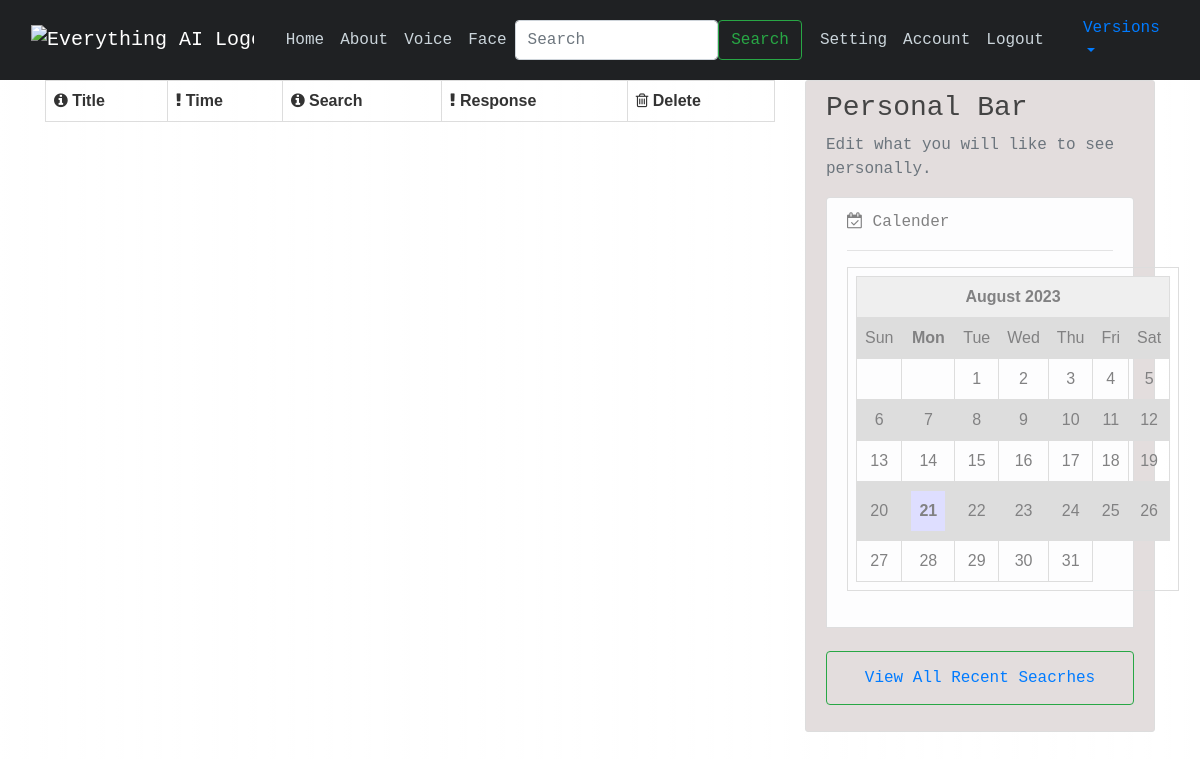
The app's page /achive (signed in), older data.
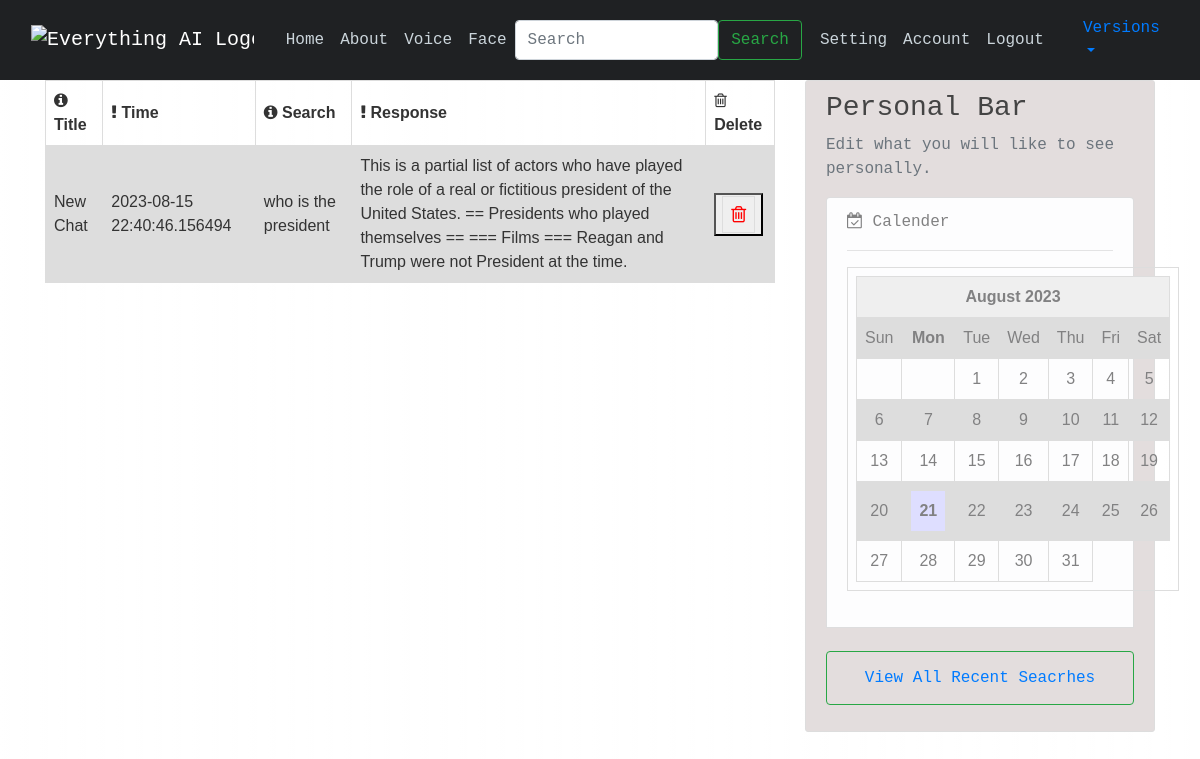
The same page, newer data.
### models.py (models this page shows, shortened)
class ChatPost(db.Model,  UserMixin):
    id = db.Column(db.Integer, primary_key=True)
    title = db.Column(db.String(60), default="New Chat", nullable=False)
    time_posted = db.Column(db.DateTime, nullable=False, default=datetime.utcnow)
    content_me = db.Column(db.Text, nullable=False)  # Fixed column name
    content_ai = db.Column(db.Text, nullable=False)  # Fixed column name
    user_id = db.Column(db.Integer, db.ForeignKey('user.id'), nullable=False)

### route.py (the view)
@login_required
@app.route("/achive", methods=['GET', 'POST'])
def achive():
    data = []
    user_id = current_user.get_id()
    archived_data = ChatPost.query.filter_by(id=user_id).all()
    for make in archived_data:
        data.append(make)
    return render_template("archive.html", post = data)

### models.py (called while the page is built)
@login_manager.user_loader
def load_user(user_id):
    return User.query.get(int(user_id))

### templates/archive.html (shortened to what this page needs)
{% extends 'base.html' %}
{% block content%}
    <div>
      <table>
        <tr>
          <th> <i class="fa fa-info-circle" aria-hidden="true"></i> Title</th>
          <th> <i class="fa fa-exclamation" aria-hidden="true"></i> Time </th>
          <th> <i class="fa fa-info-circle" aria-hidden="true"></i> Search</th>
          <th> <i class="fa fa-exclamation" aria-hidden="true"></i> Response</th>
          <th><i class="fa fa-trash-o" aria-hidden="true"></i> Delete  </th>
        </tr>
        {% for i in post %}
        <tr>
          <td> {{i.title}}</td>
          <td> {{i.time_posted}}</td>
          <td> {{i.content_me }}</td>
          <td> {{i.content_ai}}</td>
          <td>
            <form action="{{ url_for('deletearchive')}}" method="post">
              <button type = 'submit'><a href="{{ url_for('deletearchive')}}"> <i class="fa fa-trash-o" aria-hidden="true" style="color: red; font-size: 19px;border: 1px solid #dddddd; text-align: left;
                padding: 8px;"></i></a> </button>
            </form></td>
        </tr>
        {% endfor %}
     </table>
    </div>
{% endblock %}

### templates/base.html (shortened to what this page needs)
<!doctype html>
<html lang="en">
  <head>
    <link rel="stylesheet" href="https://cdnjs.cloudflare.com/ajax/libs/font-awesome/4.7.0/css/font-awesome.min.css">
    <link rel="stylesheet" href="https://maxcdn.bootstrapcdn.com/bootstrap/4.0.0/css/bootstrap.min.css">
</head>
<body>
  <header class="site-header">
    <nav class="navbar navbar-expand-md navbar-dark bg-steel fixed-top">
        <div class="container">
            <a class="navbar-brand mr-4" href="{{ url_for('index')}}">
                <img src="default.jpg" alt="Everything AI Logo" width="40" height="40">
            </a>
            <div class="collapse navbar-collapse" id="navbarToggle">
                <div id="version1Links" >
                    <div class="navbar-nav mr-auto">
                        <a class="nav-item nav-link" href="{{ url_for('index')}}">Home</a>
                        <a class="nav-item nav-link" href="{{ url_for('about')}}">About</a>
                        <a class="nav-item nav-link" href="{{ url_for('speech')}}">Voice</a>
                        <a class="nav-item nav-link" href="{{ url_for('face')}}"> Face</a>
                        <div class="navbar-nav">
                            <form class="d-flex" style='margin-right: 10px;'>
                                <input class="form-control me-2" type="search" placeholder="Search" aria-label="Search">
                                <button class="btn btn-outline-success" type="submit">Search</button>
                            </form>
                        </div>
                        {% if current_user.is_authenticated %}
                                <a class="nav-item nav-link" href="{{ url_for('setting')}}">Setting</a>
                                <a class="nav-item nav-link" href="{{ url_for('account')}}">Account</a>
                                <a class="nav-item nav-link" href="{{ url_for('logout')}}">Logout</a>
                            </div>
                        {% endif %}
                    </div>
                </div>
                </div>
                <div class="nav-item dropdown">
                    <a class="nav-link dropdown-toggle" href="#" id="versionDropdown" role="button" data-toggle="dropdown" aria-haspopup="true" aria-expanded="false">
                        Versions
                    </a>
                </div>
    </nav>
  </header>
    <main role="main" class="container">
    <div class="row">
        <div class="col-md-8">
        {% block content %}{% endblock %}
        </div>
        <div class="col-md-4">
        <div class="content-section">
            <h3>  Personal Bar </h3>
            <p class='text-muted'>Edit what you will like to see personally.
            <ul class="list-group">
                <li class="list-group-item list-group-item-light"><i class="fa fa-calendar-check-o" aria-hidden="true"></i> Calender <hr>
                    <center>
                        </center>
                        <br/><div style="clear:both"></div>
                </li>
                <br>
                {% if current_user.is_authenticated %}
                <button class="btn btn-outline-success" type="submit" value= 'View Archive'> <a class="nav-item nav-link" href="{{ url_for('achive')}}"> View All Recent Seacrhes </a></button>
                {% endif %}
            </ul>
            </p>
        </div>
        </div>
    </div>
    </main>
</body>
</html>

### templates/archive.html (style rules this page uses)
table { font-family: arial, sans-serif; border-collapse: collapse; width: 100%; }
td, th { border: 1px solid #dddddd; text-align: left; padding: 8px; }
tr:nth-child(even) { background-color: #dddddd; }

### templates/base.html (style rules this page uses)
body { background-image: linear-gradient(to right,#ffffff ,#ffffffc0); font-weight:normal; font-family:'Courier New', Courier, monospace; color: #333333; margin-top: 5rem; }
h1, h2, h3, h4, h5, h6 { color: #444444; }
ul { margin: 0; }
.bg-steel { background-color: #1f2123; }
.site-header .navbar-nav .nav-link { color: #cbd5db; }
.content-section { background: #e3dddd; padding: 10px 20px; border: 1px solid #dddddd; border-radius: 3px; margin-bottom: 20px; }

Row changes from the older to the newer data that the page shows:
added ChatPost: title "New Chat", time_posted "2023-08-15 22:40:46.156494", content_me "who is the president", content_ai "This is a partial list of actors who have played the role of a real or fictitious president of the United States. == Presidents who played themselves == === Films === Reagan and Trump were not President at the time."
